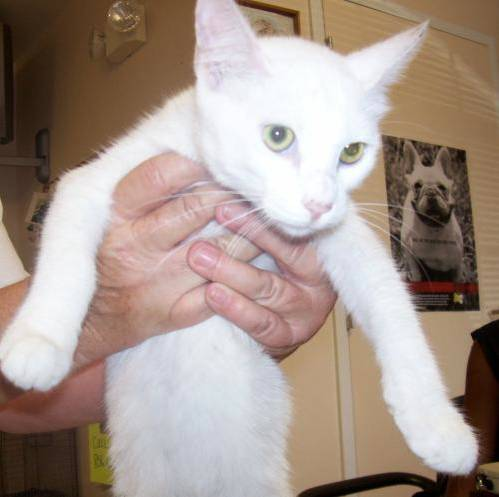
#> input picture data/train/cat.10419.jpg, 499 x 497 px; its folder holds 4 pictures in this run
$ python script.py   (older library calls are emulated)
#> lines starting #> are read from the running program, lines starting #| are printed output that depends on the picture; pictures that were not available may be replaced by others from this repository, and a replacement may not be noted
#> in get_scaled_image_from_file, img is the input picture: shape (497, 499, 3); mean R, G, B 167.4, 151, 141.8
import os, multiprocessing, time, random
import numpy as np

from scipy import misc
from concurrent import futures

from datetime import datetime as dt
from matplotlib import pyplot as pp

pool = multiprocessing.Pool(processes=multiprocessing.cpu_count())

train_data_path = '../data/train'
test_data_path = '../data/test'

input_img_size = (256, 256)
sl = 1.2


def img_resize_and_crop(img, output_size=input_img_size):
#> called with output_size = (256, 256)
    img_x, img_y, img_z = img.shape
#> img_x = 497; img_y = 499; img_z = 3

    crop_x, crop_y = output_size

    img_f, crop_f = img_y / img_x, crop_y / crop_x
#> img_f = 1; crop_f = 1

    trgt_f = max(min(crop_f, img_f * sl), img_f / sl)
#> trgt_f = 1

    trgt_x, trgt_y = int(max(crop_x, crop_y / trgt_f)), int(max(crop_y, crop_x * trgt_f))
#> trgt_x = 256; trgt_y = 256

    img = misc.imresize(img, (trgt_x, trgt_y))
#> img: shape (256, 256, 3)

    start_x, end_x = (trgt_x - crop_x) // 2, (trgt_x + crop_x) // 2
#> start_x = 0; end_x = 256
    start_y, end_y = (trgt_y - crop_y) // 2, (trgt_y + crop_y) // 2
#> start_y = 0; end_y = 256

    return img[start_x:end_x, start_y:end_y, :]


def test_img_resize_and_crop():
    img = images[1343]
    pp.imshow(img)
    pp.show()
    img = img_resize_and_crop(img, input_img_size)
    pp.imshow(img)
    pp.show()

    # test_img_resize_and_crop()


def get_full_path(image_name):
    return os.path.join(train_data_path, image_name)


def get_scaled_image_from_file(filepath):
    img = misc.imread(filepath)
    return img_resize_and_crop(img)


def get_images_from_files(filepaths):
    with futures.ProcessPoolExecutor(max_workers=4) as executor:
        futures_to_images = [executor.submit(get_scaled_image_from_file, filepath) for filepath in filepaths]
#> call 2 of get_scaled_image_from_file, with filepath = '../data/train/cat.10960.jpg'
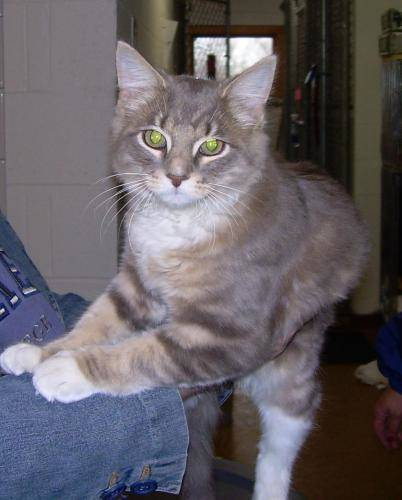
#> input picture data/train/cat.10960.jpg, 402 x 500 px
#> in get_scaled_image_from_file, img is the input picture: shape (500, 402, 3); mean R, G, B 100, 94.9, 100.8
#> call 3 of get_scaled_image_from_file, with filepath = '../data/train/cat.10997.jpg'
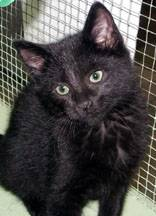
#> input picture data/train/cat.10997.jpg, 156 x 216 px
#> in get_scaled_image_from_file, img is the input picture: shape (216, 156, 3); mean R, G, B 74.6, 72, 70.3
#> call 3 of img_resize_and_crop, with output_size = (256, 256)
#> in img_resize_and_crop (call 3), `img = misc.imresize(img, (trgt_x, trgt_y))`:
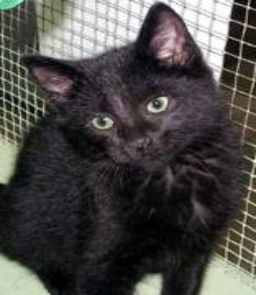
#> img: shape (295, 256, 3); mean of channels 0, 1, 2 74.6, 72.1, 70.4; drawn as R, G, B
#> in img_resize_and_crop (call 3), `return img[start_x:end_x, start_y:end_y, :]`:
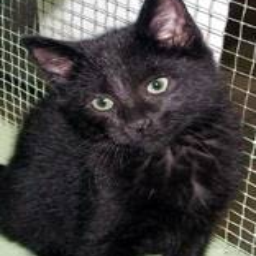
#> returned value: shape (256, 256, 3); mean of channels 0, 1, 2 66, 62.5, 61.7; drawn as R, G, B
#> call 4 of get_scaled_image_from_file, with filepath = '../data/train/cat.11130.jpg'
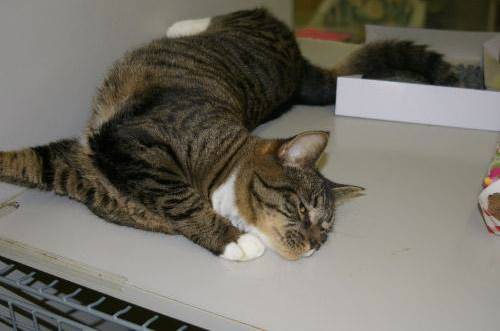
#> input picture data/train/cat.11130.jpg, 500 x 331 px
#> in get_scaled_image_from_file, img is the input picture: shape (331, 500, 3); mean R, G, B 114, 110, 100.6
#> call 4 of img_resize_and_crop, with output_size = (256, 256)
#> in img_resize_and_crop (call 4), `img = misc.imresize(img, (trgt_x, trgt_y))`:
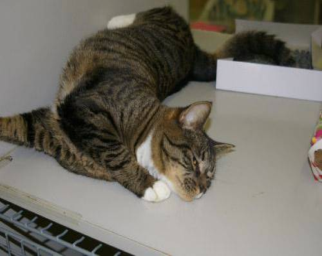
#> img: shape (256, 322, 3); mean of channels 0, 1, 2 114, 110, 100.6; drawn as R, G, B
#> in img_resize_and_crop (call 4), `return img[start_x:end_x, start_y:end_y, :]`:
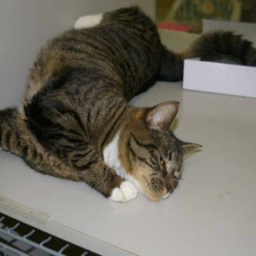
#> returned value: shape (256, 256, 3); mean of channels 0, 1, 2 111.7, 107.4, 97.1; drawn as R, G, B
        completed_images = futures.as_completed(futures_to_images)
        images = list(map(lambda img: img.result(), completed_images))

    return images


def get_X_Y(dir_path):
    filenames = os.listdir(dir_path)
    filepaths = list(map(get_full_path, filenames))

    n_examples = len(filepaths)

    dog_files = list(filter(lambda f: 'dog' in f, filepaths))
    cat_files = list(filter(lambda f: 'cat' in f, filepaths))

    tic = dt.now()

    dog_images = get_images_from_files(dog_files)
    cat_images = get_images_from_files(cat_files)
#> cat_images = 4 items

    tac = dt.now()

    print("Time to read dogs and cats:", tac - tic)

    X = dog_images + cat_images
#> X = 4 items
    Y = [1] * len(dog_images) + [0] * len(cat_images)
#> Y = [0, 0, 0, 0]

    # [5 lines of commented-out code are left out]

    return X, Y


def main():
    train_files = os.listdir(train_data_path)

    test_files = os.listdir(test_data_path)

    all_train_files = list(map(get_full_path, train_files))

    all_test_files = list(map(get_full_path, test_files))

    X, Y = get_X_Y(train_data_path)
#> X = 4 items; Y = [0, 0, 0, 0]

if __name__ == '__main__':
    main()
